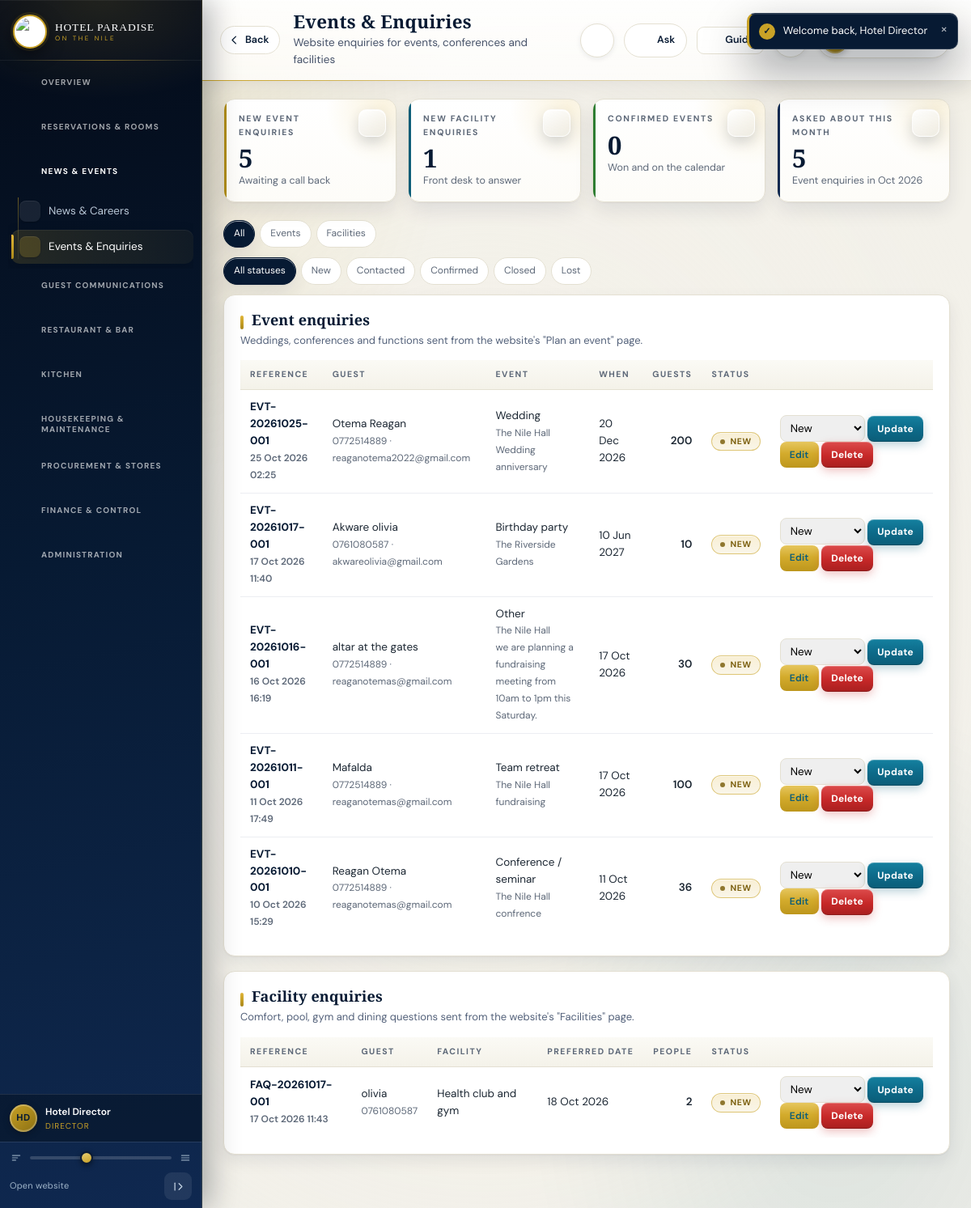
The app's page /backend-php/index.php?page=events (signed in) with its own data.
### tables this page shows
CREATE TABLE `event_requests` (
  `id` bigint(20) UNSIGNED NOT NULL,
  `hotel_id` bigint(20) UNSIGNED NOT NULL DEFAULT 1,
  `request_number` varchar(24) NOT NULL,
  `full_name` varchar(120) NOT NULL,
  `phone` varchar(40) NOT NULL,
  `email` varchar(160) DEFAULT NULL,
  `event_type` varchar(80) NOT NULL,
  `event_date` date DEFAULT NULL,
  `guests` int(10) UNSIGNED DEFAULT NULL,
  `venue` varchar(80) DEFAULT NULL,
  `message` text DEFAULT NULL,
  `status` varchar(20) NOT NULL DEFAULT 'new',
  `created_at` datetime NOT NULL,
  `updated_at` datetime DEFAULT NULL,
  `deleted_at` timestamp NULL DEFAULT NULL,
  `deleted_by` bigint(20) UNSIGNED DEFAULT NULL
);

CREATE TABLE `facility_enquiries` (
  `id` bigint(20) UNSIGNED NOT NULL,
  `hotel_id` bigint(20) UNSIGNED NOT NULL DEFAULT 1,
  `enquiry_number` varchar(24) NOT NULL,
  `full_name` varchar(120) NOT NULL,
  `phone` varchar(40) NOT NULL,
  `email` varchar(160) DEFAULT NULL,
  `facility` varchar(80) DEFAULT NULL,
  `preferred_date` date DEFAULT NULL,
  `guests` int(10) UNSIGNED DEFAULT NULL,
  `message` text DEFAULT NULL,
  `status` varchar(20) NOT NULL DEFAULT 'new',
  `created_at` datetime NOT NULL,
  `updated_at` datetime DEFAULT NULL,
  `deleted_at` timestamp NULL DEFAULT NULL,
  `deleted_by` bigint(20) UNSIGNED DEFAULT NULL
);

### backend-php/modules/events.php (the view, shortened to what this page needs)
<?php
$KINDS=[
 'event'=>['table'=>'event_requests','label'=>'Event enquiry','num'=>'request_number',
   'roles'=>['director','general_manager','events_manager','marketing']],
 'enquiry'=>['table'=>'facility_enquiries','label'=>'Facility enquiry','num'=>'enquiry_number',
   'roles'=>['director','general_manager','receptionist','marketing']],
];
$STATUSES=[
 'new'=>['label'=>'New','tone'=>'gold'],
 'contacted'=>['label'=>'Contacted','tone'=>'blue'],
 'confirmed'=>['label'=>'Confirmed','tone'=>'ok'],
 'closed'=>['label'=>'Closed','tone'=>'grey'],
 'lost'=>['label'=>'Lost','tone'=>'bad'],
];
$kf=(string)($_GET['kind']??'');
$sf=(string)($_GET['st']??'');
if(!isset($KINDS[$kf])) $kf='';
if(!isset($STATUSES[$sf])) $sf='';
$params=$sf!==''?[$sf]:[];
$events=($kf==='enquiry')?[]:rows('SELECT * FROM event_requests WHERE deleted_at IS NULL'.($sf!==''?' AND status=?':'').' ORDER BY id DESC LIMIT 100',$params);
$enquiries=($kf==='event')?[]:rows('SELECT * FROM facility_enquiries WHERE deleted_at IS NULL'.($sf!==''?' AND status=?':'').' ORDER BY id DESC LIMIT 100',$params);
function events_status_form(string $kind,int $id,string $cur,array $statuses): void{
 echo '<select name="nst" aria-label="Set status" style="padding:6px 8px;border:1px solid var(--line);border-radius:8px">';
 foreach($statuses as $k=>$s) echo '<option value="'.e($k).'"'.checked($cur,$k).'>'.e($s['label']).'</option>';
 echo '</select> <button class="btn sm blue">Update</button>';
}
echo '<div class="kpis">';
echo '</div>';
echo '<div class="rfilter">';
foreach([''=>'All','event'=>'Events','enquiry'=>'Facilities'] as $k=>$v){
 echo '<a href="'.BASE.'/index.php?page=events'.($k?'&kind='.$k:'').($sf?'&st='.$sf:'').'"><button class="'.($kf===$k?'on':'').'">'.e($v).'</button></a>';
}
echo '</div>';
echo '<div class="rfilter">';
foreach([''=>'All statuses']+array_map(static fn($s)=>$s['label'],$STATUSES) as $k=>$v){
 echo '<a href="'.BASE.'/index.php?page=events'.($kf?'&kind='.$kf:'').($k?'&st='.$k:'').'"><button class="'.($sf===$k?'on':'').'">'.e($v).'</button></a>';
}
echo '</div>';
if($kf!=='enquiry'){
 echo '<div class="panel"><h2>Event enquiries</h2><p class="hint">Weddings, conferences and functions sent from the website\'s "Plan an event" page.</p>';
 echo '<table class="tbl"><thead><tr><th>Reference</th><th>Guest</th><th>Event</th><th>When</th><th>Guests</th><th>Status</th><th></th></tr></thead><tbody>';
 foreach($events as $r){
  echo '<tr>';
  echo '<td><b>'.e($r['request_number']).'</b><br><small>'.e(fmtdt($r['created_at'])).'</small></td>';
  echo '<td>'.e($r['full_name']).'<br><small>'.e($r['phone']).($r['email']?' · '.e($r['email']):'').'</small></td>';
  echo '<td>'.e($r['event_type']?:'—').($r['venue']?'<br><small>'.e($r['venue']).'</small>':'').($r['message']?'<br><small title="'.e($r['message']).'">'.e(mb_substr($r['message'],0,80)).(mb_strlen($r['message'])>80?'…':'').'</small>':'').'</td>';
  echo '<td>'.e(fmtdate($r['event_date']) ?: '—').'</td>';
  echo '<td class="num">'.($r['guests']!==null?(int)$r['guests']:'—').'</td>';
  echo '<td>'.badge($STATUSES[$r['status']]['label']??str_replace('_',' ',$r['status']),$STATUSES[$r['status']]['tone']??'grey').'</td>';
  echo '<td style="white-space:nowrap">'; events_status_form('event',(int)$r['id'],(string)$r['status'],$STATUSES); echo ' <a class="btn sm" href="'.BASE.'/index.php?page=events&kind=event&edit='.(int)$r['id'].'#editlead">Edit</a> '.trash_button('event_requests',(int)$r['id'],'events').'</td>';
  echo '</tr>';
 }
 echo '</tbody></table></div>';
}
if($kf!=='event'){
 echo '<div class="panel"><h2>Facility enquiries</h2><p class="hint">Comfort, pool, gym and dining questions sent from the website\'s "Facilities" page.</p>';
 echo '<table class="tbl"><thead><tr><th>Reference</th><th>Guest</th><th>Facility</th><th>Preferred date</th><th>People</th><th>Status</th><th></th></tr></thead><tbody>';
 foreach($enquiries as $r){
  echo '<tr>';
  echo '<td><b>'.e($r['enquiry_number']).'</b><br><small>'.e(fmtdt($r['created_at'])).'</small></td>';
  echo '<td>'.e($r['full_name']).'<br><small>'.e($r['phone']).($r['email']?' · '.e($r['email']):'').'</small></td>';
  echo '<td>'.e($r['facility']?:'—').($r['message']?'<br><small title="'.e($r['message']).'">'.e(mb_substr($r['message'],0,80)).(mb_strlen($r['message'])>80?'…':'').'</small>':'').'</td>';
  echo '<td>'.e(fmtdate($r['preferred_date']) ?: '—').'</td>';
  echo '<td class="num">'.($r['guests']!==null?(int)$r['guests']:'—').'</td>';
  echo '<td>'.badge($STATUSES[$r['status']]['label']??str_replace('_',' ',$r['status']),$STATUSES[$r['status']]['tone']??'grey').'</td>';
  echo '<td style="white-space:nowrap">'; events_status_form('enquiry',(int)$r['id'],(string)$r['status'],$STATUSES); echo ' <a class="btn sm" href="'.BASE.'/index.php?page=events&kind=enquiry&edit='.(int)$r['id'].'#editlead">Edit</a> '.trash_button('facility_enquiries',(int)$r['id'],'events').'</td>';
  echo '</tr>';
 }
 echo '</tbody></table></div>';
}

### backend-php/app/bootstrap.php (shortened to what this page needs)
<?php
if(!function_exists('hp_config')){
 function hp_config(): array{
  $file=__DIR__.'/../config.php';
  if(!is_readable($file)) return $cfg=[];
  $got=include $file;
  return $cfg=is_array($got)?$got:[];
 }
}
function db_config(): array{
 $fromFile=hp_config();
 $fromConfig=function(string $path) use($fromFile){
  $node=$fromFile;
  foreach(explode('.',$path) as $step){
   if(!is_array($node)||!array_key_exists($step,$node)) return null;
   $node=$node[$step];
  }
  return $node;
 };
 $pick=function(string $path,string $env,string $fallback) use($fromConfig): string{
  $v=getenv($env);
  if(is_string($v)&&$v!=='') return $v;
  $v=$fromConfig($path);
  if(is_string($v)&&$v!=='') return $v;
  return $fallback;
 };
 $host=$pick('db.host','HP_DB_HOST','127.0.0.1');
 $port=$pick('db.port','HP_DB_PORT','');
 return $cfg=[
  'dsn'=>'mysql:host='.$host.($port!==''?';port='.$port:'').';charset=utf8mb4',
  'host'=>$host,'port'=>$port,
  'name'=>$pick('db.name','HP_DB_NAME','hotelpardise_system'),
  'user'=>$pick('db.user','HP_DB_USER','hotelpardise_system'),
  'pass'=>$pick('db.pass','HP_DB_PASS',''),
  'web'=>[
   'name'=>$pick('web_db.name','HP_WEB_DB_NAME','hotelpardise_website'),
   'user'=>$pick('web_db.user','HP_WEB_DB_USER','hotelpardise_website'),
   'pass'=>$pick('web_db.pass','HP_WEB_DB_PASS',''),
  ],
 ];
}
function db_connect(string $dsn,string $dbName,string $user,string $pass): PDO{
  try{
   return new PDO($dsn.';dbname='.$dbName,$user,$pass,[
    PDO::ATTR_ERRMODE=>PDO::ERRMODE_EXCEPTION,
    PDO::ATTR_DEFAULT_FETCH_MODE=>PDO::FETCH_ASSOC
   ]);
  }catch(PDOException $e){
   $reason=db_failure_reason($e,$dbName,$user);
   error_log('[hotel db] cannot open '.$dbName.' as '.$user.'@'.db_config()['host']
    .' [SQLSTATE '.$e->getCode().']: '.$reason);
   throw new RuntimeException($reason,0);
  }
}
function db(): PDO{
  static $pdo=null;
  if($pdo===null){
   $c=db_config();
   try{
    $pdo=db_connect($c['dsn'],$c['name'],$c['user'],$c['pass']);
   }catch(RuntimeException $e){
    db_setup_page($e->getMessage());
   }
  }
  return $pdo;
}
function q(string $sql,array $p=[]){ $st=db()->prepare($sql); $st->execute($p); return $st; }
function rows(string $sql,array $p=[]){ return q($sql,$p)->fetchAll(); }
function e($v=null): string{ return htmlspecialchars((string)$v,ENT_QUOTES,'UTF-8'); }
function fmtdt($d): string{ return $d?date('d M Y H:i',strtotime((string)$d)):''; }
function fmtdate($d): string{ return $d?date('d M Y',strtotime((string)$d)):''; }
function badge(string $text,string $tone='grey'): string{
 static $tones=['ok'=>1,'warn'=>1,'bad'=>1,'gold'=>1,'navy'=>1,'blue'=>1,'grey'=>1];
 $t=isset($tones[$tone])?$tone:'grey';
 return '<span class="badge '.e($t).'">'.e($text).'</span>';
}
require_once __DIR__.'/trash.php';

### backend-php/app/trash.php (shortened to what this page needs)
<?php
function trash_registry(): array{
 return [
  'guests'                =>['label'=>'Guest',          'title'=>'full_name',      'desc'=>'email',          'page'=>'guests'],
  'suppliers'             =>['label'=>'Supplier',        'title'=>'name',           'desc'=>'contact_person','page'=>'suppliers'],
  'users'                 =>['label'=>'Team member','title'=>'name',           'desc'=>'email',          'page'=>'users'],
  'inventory_items'       =>['label'=>'Stock item','title'=>'name','desc'=>'code','page'=>'inventory'],
  'expenses'              =>['label'=>'Expense','title'=>'number','desc'=>'description','page'=>'expenses'],
  'event_requests'        =>['label'=>'Event request','title'=>'request_number','desc'=>'full_name','page'=>'events'],
  'facility_enquiries'    =>['label'=>'Facility enquiry','title'=>'enquiry_number','desc'=>'full_name','page'=>'events'],
  'news_posts'            =>['label'=>'News post','title'=>'title','desc'=>'category','page'=>'news'],
  'reservations'          =>['label'=>'Reservation','title'=>'booking_number','desc'=>'status','page'=>'reservations'],
  'purchase_requisitions' =>['label'=>'Requisition','title'=>'number','desc'=>'status','page'=>'purchases'],
  'purchase_orders'       =>['label'=>'Purchase order','title'=>'number','desc'=>'status','page'=>'purchases'],
  'rooms'                 =>['label'=>'Room','title'=>'room_number','desc'=>'status','page'=>'rooms'],
  'room_types'            =>['label'=>'Room type','title'=>'name','desc'=>'description','page'=>'rooms'],
 ];
}
function trash_meta(string $table): ?array{ return trash_registry()[$table]??null; }
function trash_button(string $table,int $id,string $back=''): string{
 $meta=trash_meta($table);
 $msg='Move this '.$meta['label'].' to the Trash? You can restore it later from the Trash page.';
 return '<form method="post" class="actForm" onsubmit="return confirm('.json_encode($msg,JSON_UNESCAPED_SLASHES|JSON_HEX_APOS).')">'
  .'<input type="hidden" name="trash_action" value="trash">'
  .'<input type="hidden" name="table" value="'.e($table).'">'
  .'<input type="hidden" name="id" value="'.(int)$id.'">'
  .'<input type="hidden" name="back" value="'.e($back).'">'
  .'<button class="btn sm danger" type="submit">Delete</button></form>';
}

### records on screen
event_requests: request_number "EVT-20261025-001", created_at "25 Oct 2026 02:25", full_name "Otema Reagan", phone "0772514889", email "reaganotema2022@gmail.com", event_type "Wedding", venue "The Nile Hall", message "Wedding anniversary", event_date "20 Dec 2026", guests "200"
event_requests: request_number "EVT-20261017-001", created_at "17 Oct 2026 11:40", full_name "Akware olivia", phone "0761080587", email "akwareolivia@gmail.com", event_type "Birthday party", venue "The Riverside Gardens", event_date "10 Jun 2027", guests "10"
event_requests: request_number "EVT-20261016-001", created_at "16 Oct 2026 16:19", full_name "altar at the gates", phone "0772514889", email "reaganotemas@gmail.com", event_type "Other", venue "The Nile Hall", message "we are planning a fundraising meeting from 10am to 1pm this Saturday.", event_date "17 Oct 2026", guests "30"
event_requests: request_number "EVT-20261011-001", created_at "11 Oct 2026 17:49", full_name "Mafalda", phone "0772514889", email "reaganotemas@gmail.com", event_type "Team retreat", venue "The Nile Hall", message "fundraising", event_date "17 Oct 2026", guests "100"
event_requests: request_number "EVT-20261010-001", created_at "10 Oct 2026 15:29", full_name "Reagan Otema", phone "0772514889", email "reaganotemas@gmail.com", event_type "Conference / seminar", venue "The Nile Hall", message "confrence", event_date "11 Oct 2026", guests "36"
facility_enquiries: enquiry_number "FAQ-20261017-001", created_at "17 Oct 2026 11:43", full_name "olivia", phone "0761080587", facility "Health club and gym", preferred_date "18 Oct 2026", guests "2"

### other values on screen
$group['label'] "OVERVIEW"
$group['label'] "RESERVATIONS & ROOMS"
$group['label'] "NEWS & EVENTS"
$label "News & Careers"
$label "Events & Enquiries"
$group['label'] "GUEST COMMUNICATIONS"
$group['label'] "RESTAURANT & BAR"
$group['label'] "KITCHEN"
$group['label'] "HOUSEKEEPING & MAINTENANCE"
$group['label'] "PROCUREMENT & STORES"
$group['label'] "FINANCE & CONTROL"
$group['label'] "ADMINISTRATION"
initials($me) "HD"
$me "Hotel Director"
$role "DIRECTOR"
